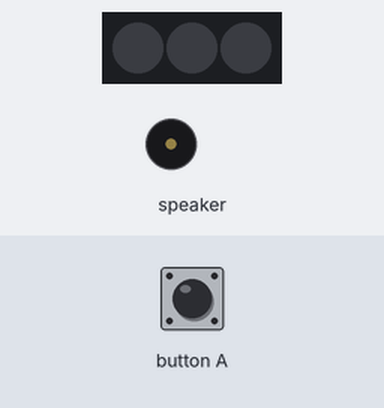
Recording of a program running on a simulated Calliope mini (MakeCode). Parts: 3 RGB LEDs in strip order, left to right, buzzer (waves = sounding). The test bench sets the inputs (shaded band).

Above: at 1.2 s.
1.3 s: button A pressed for 0.15 s
At 2.52 s:
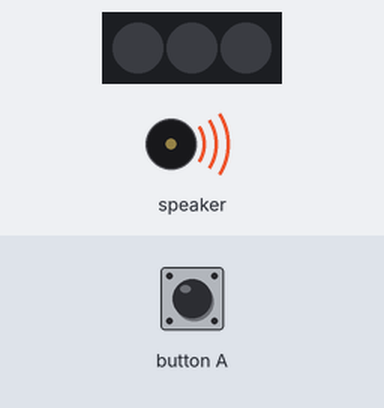
At 7.2 s:
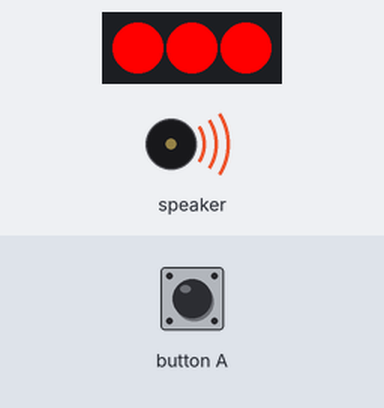
Timing chart, 0 to 10.3 s (numbered marks = the images above; inputs shaded):
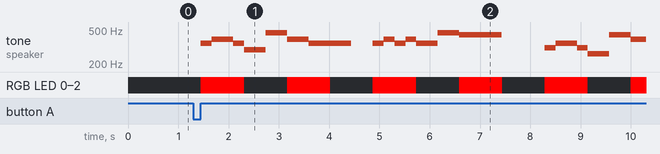

The program:

main.ts
```typescript
input.onButtonEvent(Button.A, input.buttonEventClick(), function () {
    basic.setLedColors(0xff0000, 0xff0000, 0xff0000)
    music.playTone(349, music.beat(BeatFraction.Half))
    music.playTone(392, music.beat(BeatFraction.Whole))
    music.playTone(349, music.beat(BeatFraction.Half))
    basic.setLedColors(0x000000, 0x000000, 0x000000)
    music.playTone(294, music.beat(BeatFraction.Whole))
    music.playTone(466, music.beat(BeatFraction.Whole))
    basic.setLedColors(0xff0000, 0xff0000, 0xff0000)
    music.playTone(392, music.beat(BeatFraction.Whole))
    music.playTone(349, music.beat(BeatFraction.Whole))
    basic.setLedColors(0x000000, 0x000000, 0x000000)
    music.playTone(349, music.beat(BeatFraction.Whole))
    music.rest(music.beat(BeatFraction.Whole))
    basic.setLedColors(0xff0000, 0xff0000, 0xff0000)
    music.playTone(349, music.beat(BeatFraction.Half))
    music.playTone(392, music.beat(BeatFraction.Half))
    music.playTone(349, music.beat(BeatFraction.Half))
    music.playTone(392, music.beat(BeatFraction.Half))
    basic.setLedColors(0x000000, 0x000000, 0x000000)
    music.playTone(349, music.beat(BeatFraction.Whole))
    music.playTone(466, music.beat(BeatFraction.Whole))
    basic.setLedColors(0xff0000, 0xff0000, 0xff0000)
    music.playTone(440, music.beat(BeatFraction.Double))
    basic.setLedColors(0x000000, 0x000000, 0x000000)
    music.rest(music.beat(BeatFraction.Double))
    basic.setLedColors(0xff0000, 0xff0000, 0xff0000)
    music.playTone(311, music.beat(BeatFraction.Half))
    music.playTone(349, music.beat(BeatFraction.Whole))
    music.playTone(311, music.beat(BeatFraction.Half))
    basic.setLedColors(0x000000, 0x000000, 0x000000)
    music.playTone(262, music.beat(BeatFraction.Whole))
    music.playTone(440, music.beat(BeatFraction.Whole))
    basic.setLedColors(0xff0000, 0xff0000, 0xff0000)
    music.playTone(392, music.beat(BeatFraction.Whole))
    music.playTone(349, music.beat(BeatFraction.Whole))
    basic.setLedColors(0x000000, 0x000000, 0x000000)
    music.playTone(349, music.beat(BeatFraction.Whole))
    music.rest(music.beat(BeatFraction.Whole))
    basic.setLedColors(0xff0000, 0xff0000, 0xff0000)
    music.playTone(349, music.beat(BeatFraction.Half))
    music.playTone(392, music.beat(BeatFraction.Half))
    music.playTone(349, music.beat(BeatFraction.Half))
    music.playTone(392, music.beat(BeatFraction.Half))
    basic.setLedColors(0x000000, 0x000000, 0x000000)
    music.playTone(349, music.beat(BeatFraction.Whole))
    music.playTone(392, music.beat(BeatFraction.Whole))
    basic.setLedColors(0xff0000, 0xff0000, 0xff0000)
    music.playTone(294, music.beat(BeatFraction.Double))
    basic.setLedColors(0x000000, 0x000000, 0x000000)
    music.rest(music.beat(BeatFraction.Double))
})
music.setTempo(142)
```

test.ts
```typescript
// Hier kann man Tests durchführen; diese Datei wird nicht kompiliert, wenn dieses Paket als Erweiterung verwendet wird.
```

Measured:
- after the input at 1.3 s, tone on speaker: plays 349 Hz for 0.22 s, 392 Hz for 0.43 s, 349 Hz for 0.22 s, 294 Hz for 0.43 s, 466 Hz for 0.43 s, 392 Hz for 0.43 s … (20 notes in this stretch), starting after 0.15 s; RGB LED 0–2: alternates RGB(255, 0, 0) for 0.86 s and off for 0.85 s, starting after 0.15 s
